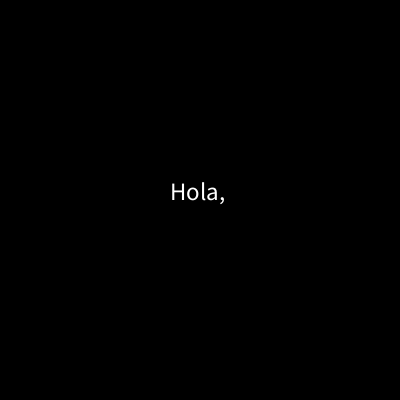
Frame 1 (no input)
Frame 60 (the mouse pressed at the canvas centre just before this capture): identical to frame 1, image omitted
Frame 120 (the mouse held since frame 60 and released just before this capture): identical to frame 1, image omitted

The Processing sketch that drew this single still picture (run headless with seeded random() and noise(); from frame 60 on, the mouse is pressed at the canvas centre):

// Processing sketch: Ejercicio11
// ── Ejercicio11.pde
String textoConsola = "Escribe tu nombre: ";
String nombre = "";
String saludo = "Hola, ";

void setup() {
  size(400, 400);
  textSize(25);
  textAlign(CENTER);
  println(textoConsola);
}

void draw() {
  background(0);
  text(saludo + nombre, width/2, height/2);
}

void keyPressed() {
  if (key == '\n') {
    saludo = "Hola, ";
    println("Hola, " + nombre);
    nombre = "";
  } else {
    nombre += key;
    println(nombre);
  }
}
